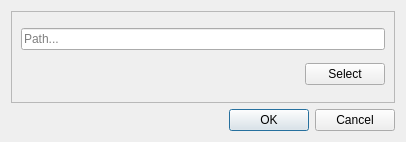
<?xml version="1.0" encoding="UTF-8"?>
<ui version="4.0">
 <class>Dialog</class>
 <widget class="QDialog" name="Dialog">
  <property name="geometry">
   <rect>
    <x>0</x>
    <y>0</y>
    <width>406</width>
    <height>142</height>
   </rect>
  </property>
  <property name="windowTitle">
   <string>Set Path</string>
  </property>
  <layout class="QVBoxLayout" name="verticalLayout">
   <item>
    <widget class="QFrame" name="frame">
     <property name="frameShape">
      <enum>QFrame::StyledPanel</enum>
     </property>
     <property name="frameShadow">
      <enum>QFrame::Raised</enum>
     </property>
     <layout class="QVBoxLayout" name="verticalLayout_2">
      <item>
       <widget class="QLineEdit" name="lineEdit">
        <property name="placeholderText">
         <string>Path...</string>
        </property>
       </widget>
      </item>
      <item>
       <layout class="QHBoxLayout" name="horizontalLayout">
        <item>
         <spacer name="horizontalSpacer">
          <property name="orientation">
           <enum>Qt::Horizontal</enum>
          </property>
          <property name="sizeHint" stdset="0">
           <size>
            <width>40</width>
            <height>20</height>
           </size>
          </property>
         </spacer>
        </item>
        <item>
         <widget class="QPushButton" name="pushButton">
          <property name="text">
           <string>Select</string>
          </property>
         </widget>
        </item>
       </layout>
      </item>
     </layout>
    </widget>
   </item>
   <item>
    <widget class="QDialogButtonBox" name="buttonBox">
     <property name="orientation">
      <enum>Qt::Horizontal</enum>
     </property>
     <property name="standardButtons">
      <set>QDialogButtonBox::Cancel|QDialogButtonBox::Ok</set>
     </property>
    </widget>
   </item>
  </layout>
 </widget>
 <resources/>
 <connections>
  <connection>
   <sender>buttonBox</sender>
   <signal>accepted()</signal>
   <receiver>Dialog</receiver>
   <slot>accept()</slot>
   <hints>
    <hint type="sourcelabel">
     <x>248</x>
     <y>254</y>
    </hint>
    <hint type="destinationlabel">
     <x>157</x>
     <y>274</y>
    </hint>
   </hints>
  </connection>
  <connection>
   <sender>buttonBox</sender>
   <signal>rejected()</signal>
   <receiver>Dialog</receiver>
   <slot>reject()</slot>
   <hints>
    <hint type="sourcelabel">
     <x>316</x>
     <y>260</y>
    </hint>
    <hint type="destinationlabel">
     <x>286</x>
     <y>274</y>
    </hint>
   </hints>
  </connection>
 </connections>
</ui>
